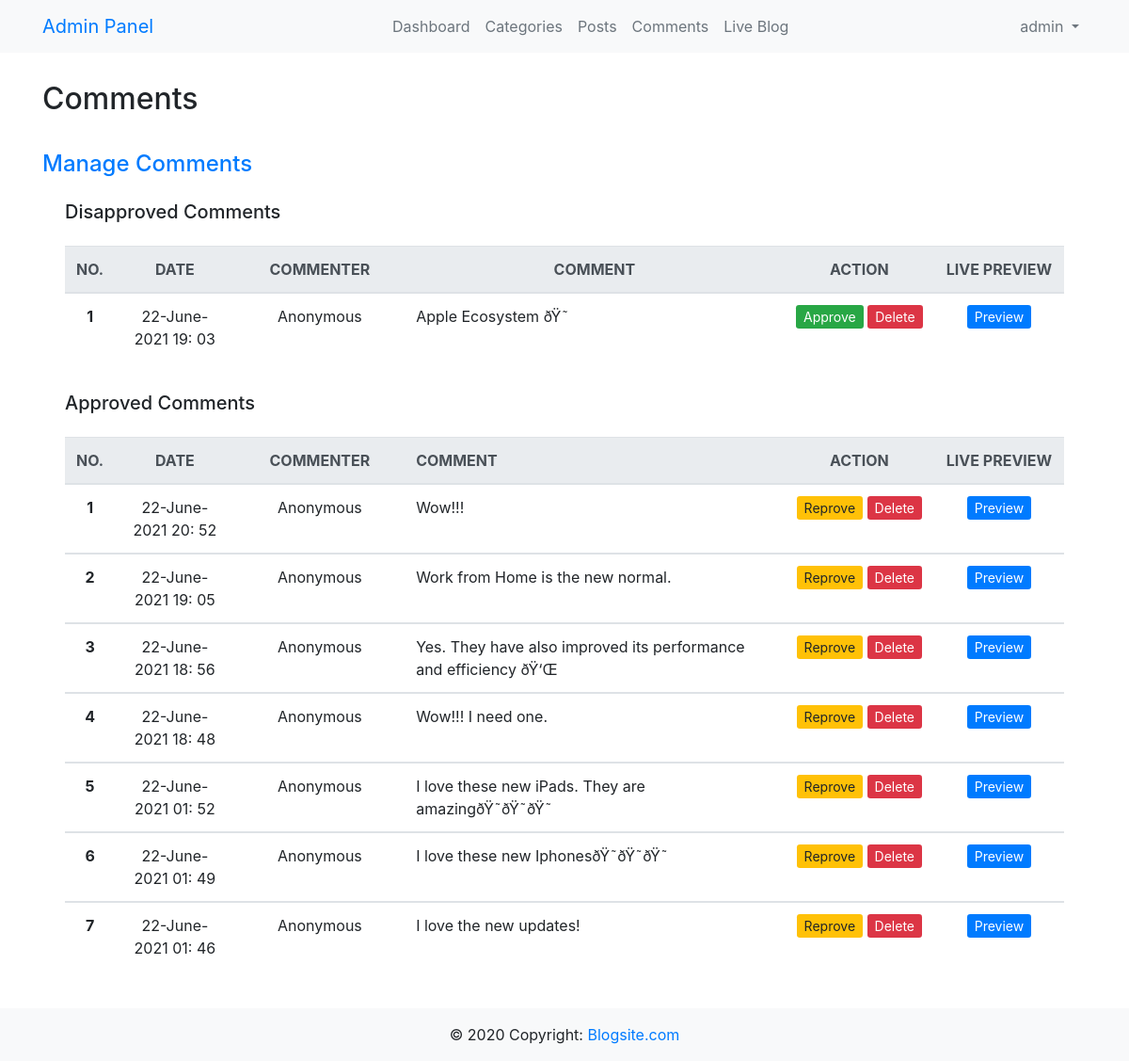
Screenshot of /admin/comments.php (signed in) with the database file from the repository.
### tables this page shows
CREATE TABLE `comments` (
  `id` int(10) NOT NULL,
  `datetime` varchar(30) NOT NULL,
  `commenter` varchar(30) NOT NULL,
  `email` varchar(30) NOT NULL,
  `comment` text NOT NULL,
  `approvedby` varchar(30) NOT NULL,
  `status` varchar(3) NOT NULL,
  `postid` int(10) NOT NULL
);

### admin/comments.php (the view, shortened to what this page needs)
<?php
	require '../config/config.php';
 ?>
<!DOCTYPE html>
<html lang="en">
<head>
    <link rel="stylesheet" href="https://stackpath.bootstrapcdn.com/bootstrap/4.4.1/css/bootstrap.min.css">
    <link rel="stylesheet" type="text/css" href="../assets/css/style.css">
</head>
<body>
	<nav class="navbar navbar-expand-lg fixed-top bg-light">
		<div class="container">
			<a class="navbar-brand" href="#">Admin Panel</a>
			<div class="collapse navbar-collapse" id="nav-collapse">
				<ul class="navbar-nav ml-auto mr-auto">
					<li class="nav-item active">
						<a class="nav-link text-secondary" href="dashboard.php">Dashboard<span class="sr-only">(current)</span></a>
					</li>
					<li class="nav-item active">
						<a class="nav-link text-secondary" href="categories.php">Categories<span class="sr-only">(current)</span></a>
					</li>
					<li class="nav-item active">
						<a class="nav-link text-secondary" href="posts.php">Posts<span class="sr-only">(current)</span></a>
					</li>
					<li class="nav-item active">
						<a class="nav-link text-secondary" href="comments.php">Comments<span class="sr-only">(current)</span></a>
					</li>
					<li class="nav-item">
						<a class="nav-link text-secondary" href="../index.php">Live Blog</a>
					</li>
				</ul>
				<ul class="navbar-nav">
					<li class="nav-item dropdown">
						<a class="nav-link dropdown-toggle text-secondary" id="navbarDropdownMenuLink" data-toggle="dropdown" aria-haspopup="true" aria-expanded="false"> <?php echo $_SESSION['username']; ?> </a>
			  		</li>
				</ul>
			</div>
		</div>
	</nav>
    <header>
    <div class="container mg-top">
        <div class="pt-3 pb-1"><h2>Comments</h2></div>
    </div>
	</header>
	<div class="container">
		<h4 class="mt-4 pb-2 text-primary">Manage Comments</h4>
		<div class="mt-2 mx-4">
			<h5 class="mt-3 mb-4">Disapproved Comments</h5>
			<div class="mt-2 col-lg-12">
				<div class="row">
					<table class="table table-hover">
						<thead class="thead-light">
						<tr>
							<th class="text-center" width="5%">NO.</th>
							<th class="text-center" width="12%">DATE</th>
							<th class="text-center" width="17%">COMMENTER</th>
							<th class="text-center">COMMENT</th>
							<th class="text-center" width="15%">ACTION</th>
							<th class="text-center" width="13%">LIVE PREVIEW</th>
						</tr>
						</thead>
						<?php
							$query = mysqli_query($con, "SELECT * FROM comments WHERE status='OFF' ORDER BY id DESC");
							$no = 1;
							while($row = mysqli_fetch_assoc($query)){
						?>
						<tbody>
						<tr>
							<th scope="row" class="text-center"> <?php echo $no ?> </th>
							<td class="text-center"> <?php echo $row['datetime'] ?> </td>
							<td class="text-center"> <?php echo $row['commenter'] ?> </td>
							<td> <?php echo $row['comment'] ?> </td>
							<td class="text-center">
								<a href="comment-approve.php?id=<?php echo $row['id'] ?>" class="text-decoration-none"> <span class="btn-sm btn-success">Approve</span> </a>
								<a href="comment-delete.php?id=<?php echo $row['id'] ?>" class="text-decoration-none"> <span class="btn-sm btn-danger">Delete</span> </a>
							</td>
							<td class="text-center"> <a href="../blogpost.php?id=<?php echo $row['postid'] ?>" target="_blank" > <span class="btn-sm btn-primary">Preview</span> </a> </td>
						</tr>
						</tbody>
						<?php
								$no++ ;
							}
						?>
					</table>
				</div>
			</div>
		</div>
		<div class="mt-2 mx-4">
			<h5 class="mt-3 mb-4">Approved Comments</h5>
			<div class="mt-2 col-lg-12">
				<div class="row">
					<table class="table table-hover">
						<thead class="thead-light">
						<tr>
							<th class="text-center" width="5%">NO.</th>
							<th class="text-center" width="12%">DATE</th>
							<th class="text-center" width="17%">COMMENTER</th>
							<th>COMMENT</th>
							<th class="text-center" width="15%">ACTION</th>
							<th class="text-center" width="13%">LIVE PREVIEW</th>
						</tr>
						</thead>
						<?php
							$query = mysqli_query($con, "SELECT * FROM comments WHERE status='ON' ORDER BY id DESC");
							$no = 1;
							while($row = mysqli_fetch_assoc($query)){
						?>
						<tbody>
						<tr>
							<th scope="row" class="text-center"> <?php echo $no ?> </th>
							<td class="text-center"> <?php echo $row['datetime'] ?> </td>
							<td class="text-center"> <?php echo $row['commenter'] ?> </td>
							<td> <?php echo $row['comment'] ?> </td>
							<td class="text-center">
								<a href="comment-disapprove.php?id=<?php echo $row['id'] ?>" class="text-decoration-none"> <span class="btn-sm btn-warning">Reprove</span> </a>
								<a href="comment-delete.php?id=<?php echo $row['id'] ?>" class="text-decoration-none"> <span class="btn-sm btn-danger">Delete</span> </a>
							</td>
							<td class="text-center"> <a href="../blogpost.php?id=<?php echo $row['postid'] ?>" target="_blank" > <span class="btn-sm btn-primary">Preview</span> </a> </td>
						</tr>
						</tbody>
						<?php
								$no++ ;
							}
						?>
					</table>
				</div>
			</div>
		</div>
	</div>
	<footer class="page-footer bg-light mt-4">
        <div class="footer-copyright text-center py-3">© 2020 Copyright:
          <a href="../index.php"> Blogsite.com</a>
        </div>
    </footer>
</body>
</html>

### assets/css/style.css (style rules this page uses)
.mg-top { margin-top: 70px; }

### rows the page displays
comments: datetime "22-June-2021 19: 03", commenter "Anonymous", comment "Apple Ecosystem ðŸ˜"
comments: datetime "22-June-2021 20: 52", commenter "Anonymous", comment "Wow!!!"
comments: datetime "22-June-2021 19: 05", commenter "Anonymous", comment "Work from Home is the new normal."
comments: datetime "22-June-2021 18: 56", commenter "Anonymous", comment "Yes. They have also improved its performance and efficiency ðŸ‘Œ"
comments: datetime "22-June-2021 18: 48", commenter "Anonymous", comment "Wow!!! I need one."
comments: datetime "22-June-2021 01: 52", commenter "Anonymous", comment "I love these new iPads. They are amazingðŸ˜ðŸ˜ðŸ˜"
comments: datetime "22-June-2021 01: 49", commenter "Anonymous", comment "I love these new IphonesðŸ˜ðŸ˜ðŸ˜"
comments: datetime "22-June-2021 01: 46", commenter "Anonymous", comment "I love the new updates!"

### other values shown
$_SESSION['username'] "admin"
